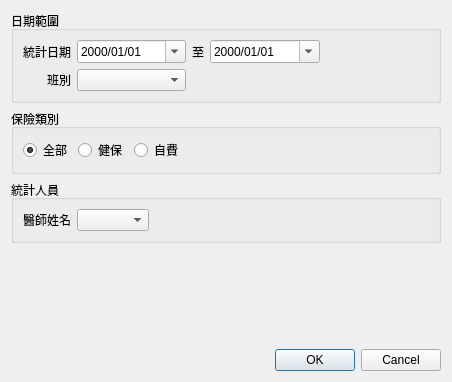
<?xml version="1.0" encoding="UTF-8"?>
<ui version="4.0">
 <class>Dialog_statistics_doctor</class>
 <widget class="QDialog" name="Dialog_statistics_doctor">
  <property name="windowModality">
   <enum>Qt::NonModal</enum>
  </property>
  <property name="geometry">
   <rect>
    <x>0</x>
    <y>0</y>
    <width>452</width>
    <height>382</height>
   </rect>
  </property>
  <property name="sizePolicy">
   <sizepolicy hsizetype="Preferred" vsizetype="Preferred">
    <horstretch>0</horstretch>
    <verstretch>0</verstretch>
   </sizepolicy>
  </property>
  <property name="windowTitle">
   <string>設定統計選項</string>
  </property>
  <property name="modal">
   <bool>false</bool>
  </property>
  <layout class="QVBoxLayout" name="verticalLayout">
   <item>
    <widget class="QGroupBox" name="groupBox">
     <property name="title">
      <string>日期範圍</string>
     </property>
     <property name="flat">
      <bool>true</bool>
     </property>
     <layout class="QGridLayout" name="gridLayout">
      <item row="0" column="4">
       <spacer name="horizontalSpacer">
        <property name="orientation">
         <enum>Qt::Horizontal</enum>
        </property>
        <property name="sizeHint" stdset="0">
         <size>
          <width>40</width>
          <height>20</height>
         </size>
        </property>
       </spacer>
      </item>
      <item row="0" column="3">
       <widget class="QDateEdit" name="dateEdit_end_date">
        <property name="sizePolicy">
         <sizepolicy hsizetype="Expanding" vsizetype="Fixed">
          <horstretch>0</horstretch>
          <verstretch>0</verstretch>
         </sizepolicy>
        </property>
        <property name="currentSection">
         <enum>QDateTimeEdit::YearSection</enum>
        </property>
        <property name="displayFormat">
         <string>yyyy/MM/dd</string>
        </property>
        <property name="calendarPopup">
         <bool>true</bool>
        </property>
        <property name="currentSectionIndex">
         <number>0</number>
        </property>
       </widget>
      </item>
      <item row="0" column="1">
       <widget class="QDateEdit" name="dateEdit_start_date">
        <property name="sizePolicy">
         <sizepolicy hsizetype="Expanding" vsizetype="Fixed">
          <horstretch>0</horstretch>
          <verstretch>0</verstretch>
         </sizepolicy>
        </property>
        <property name="autoFillBackground">
         <bool>false</bool>
        </property>
        <property name="buttonSymbols">
         <enum>QAbstractSpinBox::UpDownArrows</enum>
        </property>
        <property name="showGroupSeparator" stdset="0">
         <bool>false</bool>
        </property>
        <property name="currentSection">
         <enum>QDateTimeEdit::YearSection</enum>
        </property>
        <property name="displayFormat">
         <string>yyyy/MM/dd</string>
        </property>
        <property name="calendarPopup">
         <bool>true</bool>
        </property>
        <property name="currentSectionIndex">
         <number>0</number>
        </property>
       </widget>
      </item>
      <item row="0" column="0">
       <widget class="QLabel" name="label_date">
        <property name="text">
         <string>統計日期</string>
        </property>
        <property name="alignment">
         <set>Qt::AlignRight|Qt::AlignTrailing|Qt::AlignVCenter</set>
        </property>
       </widget>
      </item>
      <item row="0" column="2">
       <widget class="QLabel" name="label_between">
        <property name="text">
         <string>至</string>
        </property>
        <property name="alignment">
         <set>Qt::AlignCenter</set>
        </property>
       </widget>
      </item>
      <item row="1" column="0">
       <widget class="QLabel" name="label_2">
        <property name="text">
         <string>班別</string>
        </property>
        <property name="alignment">
         <set>Qt::AlignRight|Qt::AlignTrailing|Qt::AlignVCenter</set>
        </property>
       </widget>
      </item>
      <item row="1" column="1">
       <widget class="QComboBox" name="comboBox_period"/>
      </item>
     </layout>
    </widget>
   </item>
   <item>
    <widget class="QGroupBox" name="groupBox_ins_type">
     <property name="title">
      <string>保險類別</string>
     </property>
     <property name="flat">
      <bool>true</bool>
     </property>
     <layout class="QGridLayout" name="gridLayout_3">
      <item row="0" column="4">
       <spacer name="horizontalSpacer_3">
        <property name="orientation">
         <enum>Qt::Horizontal</enum>
        </property>
        <property name="sizeHint" stdset="0">
         <size>
          <width>40</width>
          <height>20</height>
         </size>
        </property>
       </spacer>
      </item>
      <item row="0" column="1">
       <widget class="QRadioButton" name="radioButton_ins">
        <property name="text">
         <string>健保</string>
        </property>
        <property name="checked">
         <bool>false</bool>
        </property>
       </widget>
      </item>
      <item row="0" column="2">
       <widget class="QRadioButton" name="radioButton_self">
        <property name="text">
         <string>自費</string>
        </property>
       </widget>
      </item>
      <item row="0" column="0">
       <widget class="QRadioButton" name="radioButton_all">
        <property name="text">
         <string>全部</string>
        </property>
        <property name="checked">
         <bool>true</bool>
        </property>
       </widget>
      </item>
     </layout>
    </widget>
   </item>
   <item>
    <widget class="QGroupBox" name="groupBox_2">
     <property name="title">
      <string>統計人員</string>
     </property>
     <property name="flat">
      <bool>true</bool>
     </property>
     <layout class="QGridLayout" name="gridLayout_2">
      <item row="0" column="1">
       <widget class="QComboBox" name="comboBox_therapist"/>
      </item>
      <item row="0" column="0">
       <widget class="QLabel" name="label_therapist">
        <property name="text">
         <string>醫師姓名</string>
        </property>
       </widget>
      </item>
      <item row="0" column="2">
       <spacer name="horizontalSpacer_2">
        <property name="orientation">
         <enum>Qt::Horizontal</enum>
        </property>
        <property name="sizeHint" stdset="0">
         <size>
          <width>40</width>
          <height>20</height>
         </size>
        </property>
       </spacer>
      </item>
     </layout>
    </widget>
   </item>
   <item>
    <spacer name="verticalSpacer">
     <property name="orientation">
      <enum>Qt::Vertical</enum>
     </property>
     <property name="sizeHint" stdset="0">
      <size>
       <width>20</width>
       <height>40</height>
      </size>
     </property>
    </spacer>
   </item>
   <item>
    <widget class="QDialogButtonBox" name="buttonBox">
     <property name="orientation">
      <enum>Qt::Horizontal</enum>
     </property>
     <property name="standardButtons">
      <set>QDialogButtonBox::Cancel|QDialogButtonBox::Ok</set>
     </property>
     <property name="centerButtons">
      <bool>false</bool>
     </property>
    </widget>
   </item>
  </layout>
 </widget>
 <tabstops>
  <tabstop>dateEdit_start_date</tabstop>
  <tabstop>dateEdit_end_date</tabstop>
 </tabstops>
 <resources/>
 <connections>
  <connection>
   <sender>buttonBox</sender>
   <signal>accepted()</signal>
   <receiver>Dialog_statistics_doctor</receiver>
   <slot>accept()</slot>
   <hints>
    <hint type="sourcelabel">
     <x>248</x>
     <y>254</y>
    </hint>
    <hint type="destinationlabel">
     <x>157</x>
     <y>274</y>
    </hint>
   </hints>
  </connection>
  <connection>
   <sender>buttonBox</sender>
   <signal>rejected()</signal>
   <receiver>Dialog_statistics_doctor</receiver>
   <slot>reject()</slot>
   <hints>
    <hint type="sourcelabel">
     <x>316</x>
     <y>260</y>
    </hint>
    <hint type="destinationlabel">
     <x>286</x>
     <y>274</y>
    </hint>
   </hints>
  </connection>
 </connections>
</ui>
